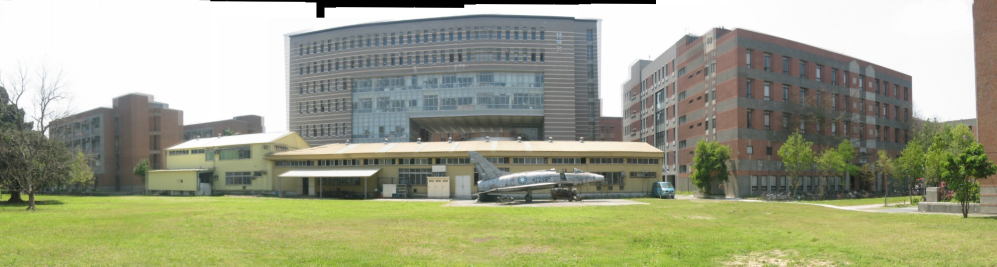
#> input picture Image-Stitching/res/csie_pano.jpg, 1993 x 533 px (shown at 1/2 size)
$ python is.py res
#> lines starting #> are read from the running program, lines starting #| are printed output that depends on the picture
#
#   Image Stitching
#   Written by Qhan
#   2018.5.20
#

import argparse
import os
import os.path as osp
import cv2
from utils import *


# [8 lines left out: function parse_txt, not called in this run]


def read_images(dirname, fix_h=480):

#> called with dirname = 'res', fix_h = 480
    def file_ext(filename):
        name, ext = osp.splitext(osp.basename(filename))
        return ext

    if dirname[-1] != '/': dirname += '/'

    rgbs, focals = [], []
    for filename in os.listdir(dirname):
        if filename == 'pano.jpg': continue

        if file_ext(filename) in ['.png', '.jpg', '.gif', '.JPG']:
            bgr = cv2.imread(dirname + filename)
#> bgr is the input picture: shape (533, 1993, 3); mean B, G, R 136.9, 163.4, 159.9
            h, w, c = bgr.shape
#> h = 533; w = 1993; c = 3
            if h > fix_h:
                new_w = int(w * (fix_h / h))
#> new_w = 1794
                bgr = cv2.resize(bgr, (new_w, fix_h))
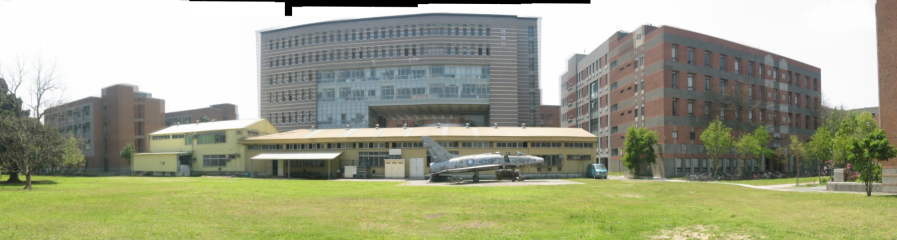
#> bgr: shape (480, 1794, 3) (shown at 1/2 size); mean B, G, R 136.8, 163.3, 159.8
            rgbs += [cv2.cvtColor(bgr, cv2.COLOR_BGR2RGB)]

        if file_ext(filename) in ['.txt']:
            focals = parse_txt(dirname + filename)
#> pass 2 of the loop in read_images, `for filename in os.listdir(dirname):`:
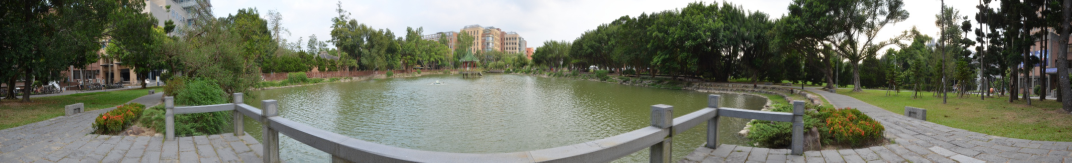
#> input picture Image-Stitching/res/lake_pano.jpg, 3215 x 488 px (shown at 1/3 size)
#> in read_images, bgr is the input picture: shape (488, 3215, 3); mean B, G, R 102.2, 118.2, 114.1
#> in read_images, `bgr = cv2.resize(bgr, (new_w, fix_h))`:
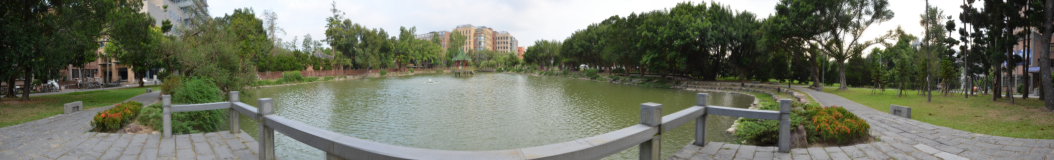
#> bgr: shape (480, 3162, 3) (shown at 1/3 size); mean B, G, R 102, 118.1, 114

#> (the run stopped early here; a loop or call above may not have finished)
